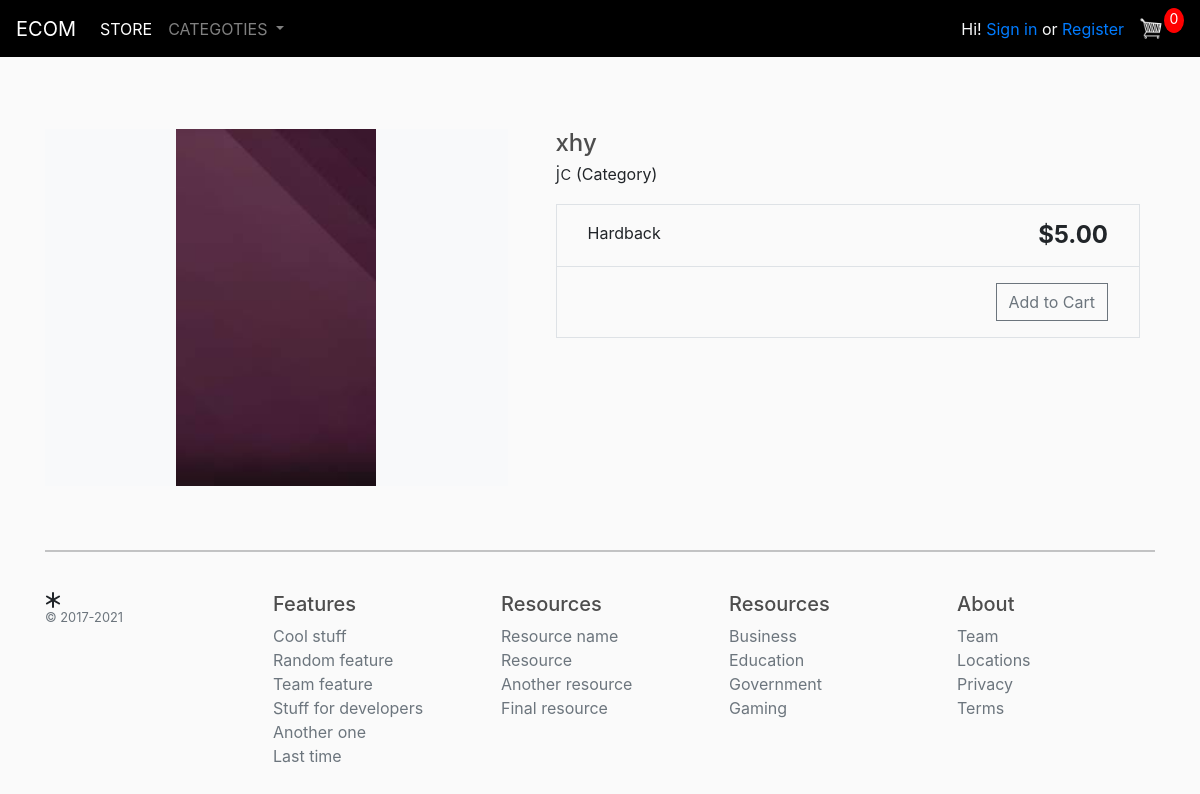
/item/xhy/, run on the app's committed database.
### store/models.py (models this page shows, shortened)
class Product(models.Model):
    category = models.ForeignKey(Category, related_name='product', on_delete=models.CASCADE)
    created_by = models.ForeignKey(settings.AUTH_USER_MODEL, related_name='product_creator', on_delete=models.CASCADE)
    name = models.CharField(max_length=200, null=True)
    price = models.DecimalField(max_digits=7, decimal_places=2)
    digital = models.BooleanField(default=False, null=True, blank=True)
    image = models.ImageField(null=True, blank=True, default='default.jpeg')
    slug = models.SlugField(max_length=255)
    in_stock = models.BooleanField(default=True)
    is_active = models.BooleanField(default=True)
    created = models.DateTimeField(auto_now_add=True)
    updated = models.DateTimeField(auto_now=True)
    objects = models.Manager()
    products = ProductManager()
    class Meta:
        ordering = ('-created',)
    @property
    def imageURL(self):
        try:
            url = self.image.url
        except:
            url = ""
        return url

class Category(models.Model):
    name = models.CharField(max_length=255, db_index=True)
    slug = models.SlugField(max_length=255, unique=True)
    class Meta:
        verbose_name_plural = 'Categories'
    def get_absolute_url(self):
        return reverse('store:category_list', args=[self.slug])
    def __str__(self):
        return self.name

### store/views.py (the view)
# urls.py: path('item/<slug:slug>/', views.product_detail, name="product_detail"),
def product_detail(request, slug):
    product = get_object_or_404(Product, slug=slug, in_stock=True)
    return render(request, 'store/products/detail.html', {'product': product})

### store/context_processors.py (called while the page is built)
def categories(request):
    return {'categories': Category.objects.all()}

def basket(request):
    return {'basket': Basket(request)}

def cartItems(request):
    data = cartData(request)
    cartItems = data['cartItems']
    return {'cart_items': cartItems}

### store/utils.py (called while the page is built, shortened)
def cookieCart(request):
    try:
        cart = json.loads(request.COOKIES['cart'])
    except:
        cart = {}
    items = []
    order = {'get_cart_total': 0, 'get_cart_items': 0, 'shipping': False}
    cartItems = order['get_cart_items']
    return {'items': items, 'order': order, 'cartItems': cartItems}

def cartData(request):
    if request.user.is_authenticated:
        customer = request.user.customer
        order, created = Order.objects.get_or_create(customer=customer, complete=False)
        items = order.orderitem_set.all()
        cartItems = order.get_cart_items
    else:
        cookieData = cookieCart(request)
        items = cookieData['items']
        order = cookieData['order']
        cartItems = cookieData['cartItems']
    return {'items': items, 'order': order, 'cartItems': cartItems}

    def __len__(self):
        return sum(item['qty'] for item in self.basket.values())

### store/templates/store/products/detail.html
{% extends 'store/main.html' %}
{% load static %}
{% block content %}
<div class="container">
	<main class="pt-5">
	<div class="row g-3">
		<div class="col-md-5 col-lg-5 order-md-first bg-light">
			<img class="img-fluid mx-auto d-block" width="200px" alt="Responsive image" src="{{ product.imageURL }}">
		</div>
		<div class="col-md-7 col-lg-7 ps-md-3 ps-lg-5">
			<h1 class="mb-0 h4">{{ product.name }}</h1>
			<p><span class="lead">{{ product.category }}</span> (Category)</p>
			<div class="border">
				<div class="col border-bottom">
					<div class="row p-3">
						<div class="col-6">Hardback</div>
						<div class="col-6 text-end"><span class="h4 fw-bold">${{ product.price }}</span></div>
					</div>
				</div>
				<div class="col">
					<div class="row p-3">
						<div class="col-6">
						</div>
						<div class="col-6 text-end">
							<button data-product={{ product.id }} data-action="add" class="btn btn-outline-secondary add-btn update-cart">Add to Cart</button>
						</div>
					</div>
				</div>
			</div>
		</div>
	</div>
	</main>
</div>
{% endblock content %}

### static/css/main.css (style rules this page uses)
body { background-color: hsl(0, 0%, 98%); }
h1,h2,h3,h4,h5,h6 { color:hsl(0, 0%, 30%); }
.btn { border-radius: 0; }

### data on the page
Product: imageURL (placeholder picture), name "xhy", category "jc", price "5.00"

### other printed values
{{ cart_items }} "0"
